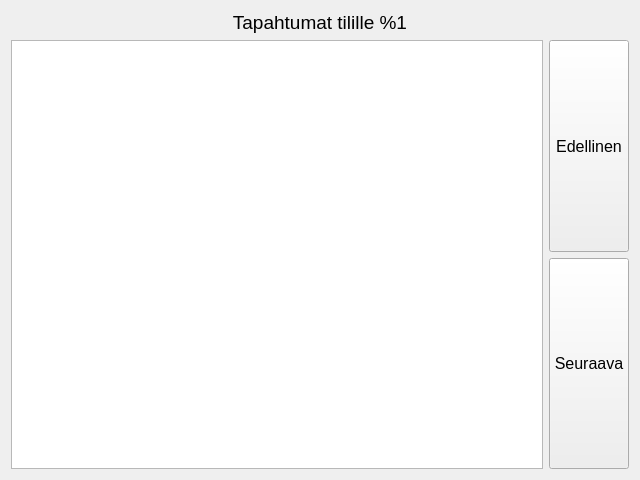
<?xml version="1.0" encoding="UTF-8"?>
<ui version="4.0">
 <class>PageTransactions</class>
 <widget class="QWidget" name="PageTransactions">
  <property name="geometry">
   <rect>
    <x>0</x>
    <y>0</y>
    <width>640</width>
    <height>480</height>
   </rect>
  </property>
  <property name="windowTitle">
   <string>Tapahtumat</string>
  </property>
  <layout class="QVBoxLayout" name="widgetRootLayout">
   <item>
    <widget class="QLabel" name="lblAccount">
     <property name="font">
      <font>
       <pointsize>14</pointsize>
      </font>
     </property>
     <property name="text">
      <string>Tapahtumat tilille %1</string>
     </property>
     <property name="alignment">
      <set>Qt::AlignCenter</set>
     </property>
    </widget>
   </item>
   <item>
    <layout class="QHBoxLayout" name="transactionLayout">
     <item>
      <widget class="QTableView" name="tblTransactions"/>
     </item>
     <item>
      <layout class="QVBoxLayout" name="transactionBtnLayout">
       <item>
        <widget class="QPushButton" name="btnNext">
         <property name="sizePolicy">
          <sizepolicy hsizetype="Minimum" vsizetype="Minimum">
           <horstretch>0</horstretch>
           <verstretch>0</verstretch>
          </sizepolicy>
         </property>
         <property name="font">
          <font>
           <pointsize>12</pointsize>
          </font>
         </property>
         <property name="text">
          <string>Edellinen</string>
         </property>
        </widget>
       </item>
       <item>
        <widget class="QPushButton" name="btnPrev">
         <property name="sizePolicy">
          <sizepolicy hsizetype="Minimum" vsizetype="Minimum">
           <horstretch>0</horstretch>
           <verstretch>0</verstretch>
          </sizepolicy>
         </property>
         <property name="font">
          <font>
           <pointsize>12</pointsize>
          </font>
         </property>
         <property name="text">
          <string>Seuraava</string>
         </property>
        </widget>
       </item>
      </layout>
     </item>
    </layout>
   </item>
  </layout>
 </widget>
 <resources/>
 <connections/>
</ui>
